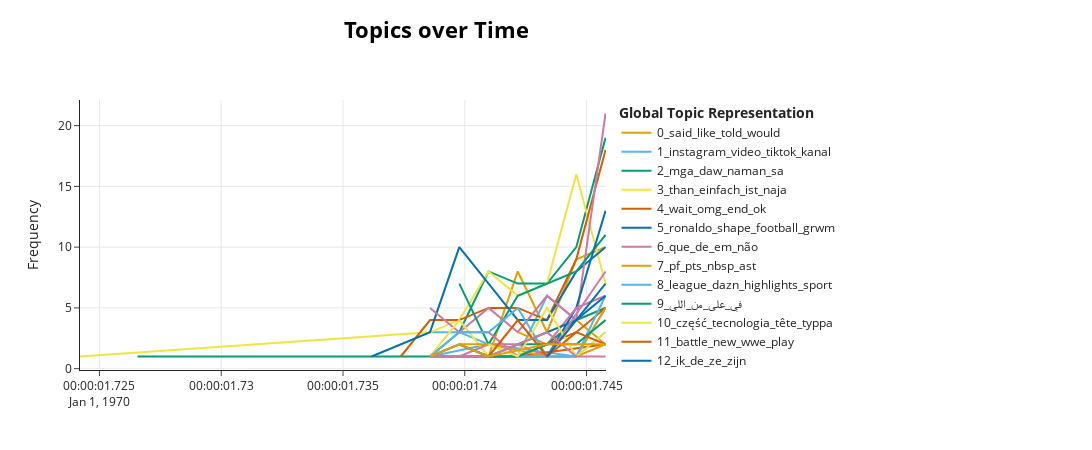

Write notebook code for a chart like this one.
### Markdown cell above
## 3. Zeitliche Analyse der Topics

Ein großer Vorteil von BERTopic ist die Möglichkeit, Themen im Zeitverlauf zu analysieren. Dazu müssen wir das Erstellungsdatum korrekt als `datetime` interpretieren und in geeignete Zeitstempel transformieren.

### Code cell
# Sicherstellen, dass timestamp eine gültige datetime-Spalte ist
df_clean['timestamp'] = pd.to_datetime(df_clean['timestamp'], errors='coerce')
df_clean = df_clean.dropna(subset=['timestamp'])

# Alle Listen synchron extrahieren
texts_synced = df_clean['text_clean'].tolist()
topics_synced = df_clean['topic'].tolist()
timestamps_synced = df_clean['timestamp'].tolist()  # echte datetime-Werte

# Kontrollieren
print(len(texts_synced), len(topics_synced), len(timestamps_synced))

# Topics-over-time berechnen (echte Timestamps → funktioniert!)
topics_over_time = topic_model.topics_over_time(
    docs=texts_synced,
    topics=topics_synced,
    timestamps=timestamps_synced,
    nr_bins=20  # oder eine andere sinnvolle Anzahl Zeit-Buckets
)

# Visualisierung
topic_model.visualize_topics_over_time(topics_over_time)

### Figure 1 — Plotly figure (JSON) as saved in the notebook; plotly's stock layout.template omitted (floating-point values rounded to 4 significant figures)
{"data": [{"hoverinfo": "text", "hovertext": ["<b>Topic 0</b><br>Words: deliver, lady, delivery, tells, driver", "<b>Topic 0</b><br>Words: streets, keeping, safe, said, like", "<b>Topic 0</b><br>Words: profession, wrong, said, like, told", "<b>Topic 0</b><br>Words: janitor, day, boss, ambulances, stabbing", "<b>Topic 0</b><br>Words: quiz, math, sheldon, bby, grief", "<b>Topic 0</b><br>Words: proposal, birthday, christys, homecoming, compliments", "<b>Topic 0</b><br>Words: boss, sick, note, venezuelan, detainees"], "marker": {"color": "#E69F00"}, "mode": "lines", "name": "0_said_like_told_would", "type": "scatter", "x": ["1970-01-01T00:00:01.738573792", "1970-01-01T00:00:01.739774985", "1970-01-01T00:00:01.740976179", "1970-01-01T00:00:01.742177373", "1970-01-01T00:00:01.743378566", "1970-01-01T00:00:01.744579760", "1970-01-01T00:00:01.745780954"], "y": [1, 1, 1, 8, 3, 9, 10]}, {"hoverinfo": "text", "hovertext": ["<b>Topic 1</b><br>Words: kokain, hamburg, drogen, tonnen, wurden", "<b>Topic 1</b><br>Words: alice, glööckler, my, versteht, weidels", "<b>Topic 1</b><br>Words: gained, views, beat, video, instagram", "<b>Topic 1</b><br>Words: hund, mrsmrsea, trägt, musik, immer", "<b>Topic 1</b><br>Words: très, vidéo, grave, cette, ça", "<b>Topic 1</b><br>Words: coups, video, passer, émilien, jour"], "marker": {"color": "#56B4E9"}, "mode": "lines", "name": "1_instagram_video_tiktok_kanal", "type": "scatter", "x": ["1970-01-01T00:00:01.738573792", "1970-01-01T00:00:01.739774985", "1970-01-01T00:00:01.742177373", "1970-01-01T00:00:01.743378566", "1970-01-01T00:00:01.744579760", "1970-01-01T00:00:01.745780954"], "y": [3, 3, 1, 6, 4, 5]}, {"hoverinfo": "text", "hovertext": ["<b>Topic 2</b><br>Words: kenan, yıldız, naman, daw, mga", "<b>Topic 2</b><br>Words: yıldız, goal, naman, daw, mga", "<b>Topic 2</b><br>Words: bengkak, hormon, hossain, terlalu, muka", "<b>Topic 2</b><br>Words: bandito, innamorata, khó, nha, bananinni", "<b>Topic 2</b><br>Words: cappucinna, တစ, ollaan, phyokoko, jajjde", "<b>Topic 2</b><br>Words: khỉ, giờ, xe, nhộn, đi", "<b>Topic 2</b><br>Words: kole, habosh, temporada, sprite, salga", "<b>Topic 2</b><br>Words: bailalo, genio, yeşil, empieza, jakoooo"], "marker": {"color": "#009E73"}, "mode": "lines", "name": "2_mga_daw_naman_sa", "type": "scatter", "x": ["1970-01-01T00:00:01.726561855", "1970-01-01T00:00:01.738573792", "1970-01-01T00:00:01.739774985", "1970-01-01T00:00:01.740976179", "1970-01-01T00:00:01.742177373", "1970-01-01T00:00:01.743378566", "1970-01-01T00:00:01.744579760", "1970-01-01T00:00:01.745780954"], "y": [1, 1, 3, 8, 7, 7, 10, 19]}, {"hoverinfo": "text", "hovertext": ["<b>Topic 3</b><br>Words: obacht, anfasst, wen, than, einfach", "<b>Topic 3</b><br>Words: ralf, krank, gebettelt, mümmelmann, mache", "<b>Topic 3</b><br>Words: mdrr, verändern, demande, abgeben, wohlstand", "<b>Topic 3</b><br>Words: chahine, kommentarsfältet, varandra, frau, memos", "<b>Topic 3</b><br>Words: übertriebenen, mädchen, oder, docent, lief", "<b>Topic 3</b><br>Words: ganz, heute, mal, entspannt, selbstbräuner", "<b>Topic 3</b><br>Words: than, stronger, re, you, zeit", "<b>Topic 3</b><br>Words: helfer, aufgeschoben, staatskrise, braut, noch"], "marker": {"color": "#F0E442"}, "mode": "lines", "name": "3_than_einfach_ist_naja", "type": "scatter", "x": ["1970-01-01T00:00:01.724159467", "1970-01-01T00:00:01.738573792", "1970-01-01T00:00:01.739774985", "1970-01-01T00:00:01.740976179", "1970-01-01T00:00:01.742177373", "1970-01-01T00:00:01.743378566", "1970-01-01T00:00:01.744579760", "1970-01-01T00:00:01.745780954"], "y": [1, 3, 4, 8, 6, 7, 16, 7]}, {"hoverinfo": "text", "hovertext": ["<b>Topic 4</b><br>Words: tomorrow, joke, wait, omg, end", "<b>Topic 4</b><br>Words: omg, hahaahah, omgggggg, obvious, kinda", "<b>Topic 4</b><br>Words: um, wait, end, yeah, stop", "<b>Topic 4</b><br>Words: whyyy, hmmm, hilarious, ending, result", "<b>Topic 4</b><br>Words: thx, worst, stopped, okay, friend", "<b>Topic 4</b><br>Words: yez, hahahahahha, good, even, wait", "<b>Topic 4</b><br>Words: wait, finallyyyy, plz, omg, moves", "<b>Topic 4</b><br>Words: wait, ok, congrats, outsmarted, noooooo"], "marker": {"color": "#D55E00"}, "mode": "lines", "name": "4_wait_omg_end_ok", "type": "scatter", "x": ["1970-01-01T00:00:01.737372598", "1970-01-01T00:00:01.738573792", "1970-01-01T00:00:01.739774985", "1970-01-01T00:00:01.740976179", "1970-01-01T00:00:01.742177373", "1970-01-01T00:00:01.743378566", "1970-01-01T00:00:01.744579760", "1970-01-01T00:00:01.745780954"], "y": [1, 4, 4, 5, 5, 4, 9, 18]}, {"hoverinfo": "text", "hovertext": ["<b>Topic 5</b><br>Words: andrés, goal, great, ronaldo, shape", "<b>Topic 5</b><br>Words: dunks, ksi, speed, jokic, skills", "<b>Topic 5</b><br>Words: ronaldo, messi, football, grismau, jerseys", "<b>Topic 5</b><br>Words: football, ronaldo, duos, brasileiro, estilo", "<b>Topic 5</b><br>Words: messi, shape, lamelo, growth, smooth", "<b>Topic 5</b><br>Words: tuff, locke, wick, owen, joined", "<b>Topic 5</b><br>Words: ronaldo, grwm, ggs, geiss, fallschirm", "<b>Topic 5</b><br>Words: grwm, tuff, lax, goosebumps, tomorrowland"], "marker": {"color": "#0072B2"}, "mode": "lines", "name": "5_ronaldo_shape_football_grwm", "type": "scatter", "x": ["1970-01-01T00:00:01.736171404", "1970-01-01T00:00:01.738573792", "1970-01-01T00:00:01.739774985", "1970-01-01T00:00:01.740976179", "1970-01-01T00:00:01.742177373", "1970-01-01T00:00:01.743378566", "1970-01-01T00:00:01.744579760", "1970-01-01T00:00:01.745780954"], "y": [1, 3, 10, 7, 4, 4, 8, 10]}, {"hoverinfo": "text", "hovertext": ["<b>Topic 6</b><br>Words: que, madeiras, echarle, ojo, nueva", "<b>Topic 6</b><br>Words: que, esempio, pagherà, mundial, incrível", "<b>Topic 6</b><br>Words: apelați, pasquale, condominiale, quedado, creéis", "<b>Topic 6</b><br>Words: gringos, ataca, novamente, melhor, appétit", "<b>Topic 6</b><br>Words: mani, rutina, super, buena, ayudar", "<b>Topic 6</b><br>Words: que, em, de, quando, técnica", "<b>Topic 6</b><br>Words: que, de, os, não, todos"], "marker": {"color": "#CC79A7"}, "mode": "lines", "name": "6_que_de_em_não", "type": "scatter", "x": ["1970-01-01T00:00:01.738573792", "1970-01-01T00:00:01.739774985", "1970-01-01T00:00:01.740976179", "1970-01-01T00:00:01.742177373", "1970-01-01T00:00:01.743378566", "1970-01-01T00:00:01.744579760", "1970-01-01T00:00:01.745780954"], "y": [5, 3, 5, 3, 6, 4, 21]}, {"hoverinfo": "text", "hovertext": ["<b>Topic 7</b><br>Words: via, momma, lebron, isabel, torres", "<b>Topic 7</b><br>Words: via, postponed, marlins, touchdown, crab", "<b>Topic 7</b><br>Words: via, jacksonville, buffaloes, fire, harrison", "<b>Topic 7</b><br>Words: bengals, bester, mann, swear, thomas"], "marker": {"color": "#E69F00"}, "mode": "lines", "name": "7_pf_pts_nbsp_ast", "type": "scatter", "x": ["1970-01-01T00:00:01.742177373", "1970-01-01T00:00:01.743378566", "1970-01-01T00:00:01.744579760", "1970-01-01T00:00:01.745780954"], "y": [3, 2, 4, 2]}, {"hoverinfo": "text", "hovertext": ["<b>Topic 8</b><br>Words: goin, superbowl, abra, oo, na", "<b>Topic 8</b><br>Words: barça, vamos, barcelona, matchday, league", "<b>Topic 8</b><br>Words: barça, psg, remonta, ucl, un", "<b>Topic 8</b><br>Words: milan, barça, inter, clip, barcelona"], "marker": {"color": "#56B4E9"}, "mode": "lines", "name": "8_league_dazn_highlights_sport", "type": "scatter", "x": ["1970-01-01T00:00:01.738573792", "1970-01-01T00:00:01.740976179", "1970-01-01T00:00:01.744579760", "1970-01-01T00:00:01.745780954"], "y": [1, 2, 1, 3]}, {"hoverinfo": "text", "hovertext": ["<b>Topic 9</b><br>Words: আম, المنشد, ہم, في, دیتے", "<b>Topic 9</b><br>Words: الحب, فينا, تحير, الي, بحب", "<b>Topic 9</b><br>Words: تيم, انت, اللي, حفله, يؤلمني", "<b>Topic 9</b><br>Words: دعاء, حمزة, بوديب, شوال, الله", "<b>Topic 9</b><br>Words: مشكلة, المتابعين, حل, على, في", "<b>Topic 9</b><br>Words: من, على, في, بعد, لا"], "marker": {"color": "#009E73"}, "mode": "lines", "name": "9_في_على_من_اللي", "type": "scatter", "x": ["1970-01-01T00:00:01.739774985", "1970-01-01T00:00:01.740976179", "1970-01-01T00:00:01.742177373", "1970-01-01T00:00:01.743378566", "1970-01-01T00:00:01.744579760", "1970-01-01T00:00:01.745780954"], "y": [7, 2, 6, 7, 8, 11]}, {"hoverinfo": "text", "hovertext": ["<b>Topic 10</b><br>Words: tg, akimbo_, część, tecnologia, tek", "<b>Topic 10</b><br>Words: część, tek, passing, typpa, tête", "<b>Topic 10</b><br>Words: tecnologia, część, typpa, tek, tête", "<b>Topic 10</b><br>Words: typpa, tête, zsá, część, temu"], "marker": {"color": "#F0E442"}, "mode": "lines", "name": "10_część_tecnologia_tête_typpa", "type": "scatter", "x": ["1970-01-01T00:00:01.738573792", "1970-01-01T00:00:01.739774985", "1970-01-01T00:00:01.740976179", "1970-01-01T00:00:01.745780954"], "y": [1, 4, 1, 5]}, {"hoverinfo": "text", "hovertext": ["<b>Topic 11</b><br>Words: sacrifices, champion, stands, silent, great", "<b>Topic 11</b><br>Words: smith, showed, deluna, farm, philly", "<b>Topic 11</b><br>Words: suits, fortnite, locations, secret, wars"], "marker": {"color": "#D55E00"}, "mode": "lines", "name": "11_battle_new_wwe_play", "type": "scatter", "x": ["1970-01-01T00:00:01.740976179", "1970-01-01T00:00:01.742177373", "1970-01-01T00:00:01.745780954"], "y": [1, 1, 2]}, {"hoverinfo": "text", "hovertext": ["<b>Topic 12</b><br>Words: też, się, które, ciele, może", "<b>Topic 12</b><br>Words: poserduszkuje, paulinka, jakieś, prawdziwe, niektóre", "<b>Topic 12</b><br>Words: ganzem, abend, herzen, mega, danke", "<b>Topic 12</b><br>Words: pani, wszystkiego, najlepszego, doroty, dla", "<b>Topic 12</b><br>Words: hania, nie, zwracajcie, dobijamy, uwagi", "<b>Topic 12</b><br>Words: mnie, na, wolność, głosuj, maja", "<b>Topic 12</b><br>Words: że, na, się, tym, nie"], "marker": {"color": "#0072B2"}, "mode": "lines", "name": "12_ik_de_ze_zijn", "type": "scatter", "x": ["1970-01-01T00:00:01.738573792", "1970-01-01T00:00:01.739774985", "1970-01-01T00:00:01.740976179", "1970-01-01T00:00:01.742177373", "1970-01-01T00:00:01.743378566", "1970-01-01T00:00:01.744579760", "1970-01-01T00:00:01.745780954"], "y": [1, 2, 1, 1, 1, 5, 13]}, {"hoverinfo": "text", "hovertext": ["<b>Topic 13</b><br>Words: blush, mascara, concealer, powder, makeup", "<b>Topic 13</b><br>Words: hair, styles, makeup, please, ai", "<b>Topic 13</b><br>Words: bone, painting, spray, hair, makeup", "<b>Topic 13</b><br>Words: hair, ballroom, removal, niece, asmr", "<b>Topic 13</b><br>Words: hair, blue, mascara, tongue, colossal", "<b>Topic 13</b><br>Words: hair, makeup, wash, eventos, morrone"], "marker": {"color": "#CC79A7"}, "mode": "lines", "name": "13_hair_makeup_mascara_blush", "type": "scatter", "x": ["1970-01-01T00:00:01.739774985", "1970-01-01T00:00:01.740976179", "1970-01-01T00:00:01.742177373", "1970-01-01T00:00:01.743378566", "1970-01-01T00:00:01.744579760", "1970-01-01T00:00:01.745780954"], "y": [3, 3, 1, 2, 5, 6]}, {"hoverinfo": "text", "hovertext": ["<b>Topic 14</b><br>Words: unstable, cars, mercedes, build, thought", "<b>Topic 14</b><br>Words: motormagazin, sonntags, schneller, chiron, grip", "<b>Topic 14</b><br>Words: aprendiendo, valvetronics, exhaust, derrapar, supra"], "marker": {"color": "#E69F00"}, "mode": "lines", "name": "14_nurburgring_turbo_bmw_mercedes", "type": "scatter", "x": ["1970-01-01T00:00:01.740976179", "1970-01-01T00:00:01.744579760", "1970-01-01T00:00:01.745780954"], "y": [1, 1, 2]}, {"hoverinfo": "text", "hovertext": ["<b>Topic 15</b><br>Words: cat, brainrot, kitten, cats, diaper", "<b>Topic 15</b><br>Words: kitten, cats, cuteness, calf, dances", "<b>Topic 15</b><br>Words: cat, kitten, clingy, dazzling, kittens", "<b>Topic 15</b><br>Words: cat, kitten, cartoon, comfort, wallpaper", "<b>Topic 15</b><br>Words: braving, waves, cats, wind, collection", "<b>Topic 15</b><br>Words: aventador, kitty, cat, kitten, cats", "<b>Topic 15</b><br>Words: cat, cats, diaper, puppy, hiccups"], "marker": {"color": "#56B4E9"}, "mode": "lines", "name": "15_cat_kitten_cats_diaper", "type": "scatter", "x": ["1970-01-01T00:00:01.738573792", "1970-01-01T00:00:01.739774985", "1970-01-01T00:00:01.740976179", "1970-01-01T00:00:01.742177373", "1970-01-01T00:00:01.743378566", "1970-01-01T00:00:01.744579760", "1970-01-01T00:00:01.745780954"], "y": [1, 3, 3, 5, 1, 1, 5]}, {"hoverinfo": "text", "hovertext": ["<b>Topic 16</b><br>Words: hacerte, viral, tiktok, duolingo, rumble", "<b>Topic 16</b><br>Words: aïssata, tiktokviral, viral, duolingo, tiktok", "<b>Topic 16</b><br>Words: viral, hacer, vídeo, phonk, songs", "<b>Topic 16</b><br>Words: viral, template, sound, duolingo, tiktok", "<b>Topic 16</b><br>Words: viral, tiktok, ranking, tricks, things", "<b>Topic 16</b><br>Words: viral, tiktoks, loveme, tiff, regler"], "marker": {"color": "#009E73"}, "mode": "lines", "name": "16_viral_duolingo_tiktok_rumble", "type": "scatter", "x": ["1970-01-01T00:00:01.739774985", "1970-01-01T00:00:01.740976179", "1970-01-01T00:00:01.742177373", "1970-01-01T00:00:01.743378566", "1970-01-01T00:00:01.744579760", "1970-01-01T00:00:01.745780954"], "y": [1, 1, 2, 2, 4, 5]}, {"hoverinfo": "text", "hovertext": ["<b>Topic 17</b><br>Words: rock, conga, gaggle, jim, puppeteers"], "marker": {"color": "#F0E442"}, "mode": "lines", "name": "17_production_azizam_director_assistant", "type": "scatter", "x": ["1970-01-01T00:00:01.745780954"], "y": [1]}, {"hoverinfo": "text", "hovertext": ["<b>Topic 18</b><br>Words: vs, description, title, incroyable, relatable", "<b>Topic 18</b><br>Words: american, description, title, incroyable, relatable", "<b>Topic 18</b><br>Words: tho, scene, description, title, incroyable", "<b>Topic 18</b><br>Words: incroyable, relatable, description, title, belong", "<b>Topic 18</b><br>Words: belong, rude, official, know, description", "<b>Topic 18</b><br>Words: natural, me, loud, yeah, pro"], "marker": {"color": "#D55E00"}, "mode": "lines", "name": "18_description_title_incroyable_belong", "type": "scatter", "x": ["1970-01-01T00:00:01.738573792", "1970-01-01T00:00:01.739774985", "1970-01-01T00:00:01.742177373", "1970-01-01T00:00:01.743378566", "1970-01-01T00:00:01.744579760", "1970-01-01T00:00:01.745780954"], "y": [1, 1, 1, 2, 3, 5]}, {"hoverinfo": "text", "hovertext": ["<b>Topic 19</b><br>Words: speedquiz, speedrun, edit, brainrot, tragic", "<b>Topic 19</b><br>Words: tragic, brainrot, tralala, song, movie", "<b>Topic 19</b><br>Words: brainrot, tragic, italian, song, movie", "<b>Topic 19</b><br>Words: brainrot, italian, speedrun, tragic, impossible"], "marker": {"color": "#0072B2"}, "mode": "lines", "name": "19_brainrot_tragic_italian_song", "type": "scatter", "x": ["1970-01-01T00:00:01.742177373", "1970-01-01T00:00:01.743378566", "1970-01-01T00:00:01.744579760", "1970-01-01T00:00:01.745780954"], "y": [2, 3, 4, 7]}, {"hoverinfo": "text", "hovertext": ["<b>Topic 20</b><br>Words: yellow, rain, summer, backpack, months", "<b>Topic 20</b><br>Words: pop, morning, summer, backpack, months", "<b>Topic 20</b><br>Words: renewed, refuge, nature, returned, months", "<b>Topic 20</b><br>Words: backpack, adventure, lifetime, summer, months", "<b>Topic 20</b><br>Words: season, coming, summer, backpack, months", "<b>Topic 20</b><br>Words: summer, évolution, bootcamp, volleyball, heaven"], "marker": {"color": "#CC79A7"}, "mode": "lines", "name": "20_summer_backpack_months_évolution", "type": "scatter", "x": ["1970-01-01T00:00:01.738573792", "1970-01-01T00:00:01.739774985", "1970-01-01T00:00:01.740976179", "1970-01-01T00:00:01.742177373", "1970-01-01T00:00:01.743378566", "1970-01-01T00:00:01.745780954"], "y": [1, 1, 2, 2, 1, 8]}, {"hoverinfo": "text", "hovertext": ["<b>Topic 21</b><br>Words: zucchini, crème, soupe, reibekäse, cuillère", "<b>Topic 21</b><br>Words: äpfel, cuill, soupe, zutaten, schön", "<b>Topic 21</b><br>Words: blätterteig, puddingpulver, quark, zucker, ei", "<b>Topic 21</b><br>Words: inshape, nutrition, transformation, different, bars", "<b>Topic 21</b><br>Words: cette, huile, oignon, olive, tarte"], "marker": {"color": "#E69F00"}, "mode": "lines", "name": "21_different_bars_et_chocolate", "type": "scatter", "x": ["1970-01-01T00:00:01.739774985", "1970-01-01T00:00:01.740976179", "1970-01-01T00:00:01.743378566", "1970-01-01T00:00:01.744579760", "1970-01-01T00:00:01.745780954"], "y": [2, 2, 1, 1, 5]}, {"hoverinfo": "text", "hovertext": ["<b>Topic 22</b><br>Words: wrt, triggers, asmr, today, bio", "<b>Topic 22</b><br>Words: relaxation, asmr, pure, mins, sleep", "<b>Topic 22</b><br>Words: enhancers, bio, performance, link, best", "<b>Topic 22</b><br>Words: journal, bio, asmr, positivity, cozy", "<b>Topic 22</b><br>Words: crashing, soap, asmr, bio, beads", "<b>Topic 22</b><br>Words: sleepy, triggers, relaxation, asmr, deep", "<b>Topic 22</b><br>Words: bio, asmr, aesthetic, tracksuit, bodycream"], "marker": {"color": "#56B4E9"}, "mode": "lines", "name": "22_bio_asmr_triggers_beads", "type": "scatter", "x": ["1970-01-01T00:00:01.738573792", "1970-01-01T00:00:01.739774985", "1970-01-01T00:00:01.740976179", "1970-01-01T00:00:01.742177373", "1970-01-01T00:00:01.743378566", "1970-01-01T00:00:01.744579760", "1970-01-01T00:00:01.745780954"], "y": [1, 1, 1, 1, 1, 1, 6]}, {"hoverinfo": "text", "hovertext": ["<b>Topic 23</b><br>Words: мляко, кисело, на, йоанна, протеиново", "<b>Topic 23</b><br>Words: ним, могу, жить, кофты, без", "<b>Topic 23</b><br>Words: меня, тик, ток, из, на", "<b>Topic 23</b><br>Words: тунг, сахур, готовим, карбонара, паста", "<b>Topic 23</b><br>Words: на, aldinozevur, уже, май, лидл", "<b>Topic 23</b><br>Words: не, поёт, великой, luna_basendji, inst"], "marker": {"color": "#009E73"}, "mode": "lines", "name": "23_на_тунг_кисело_мляко", "type": "scatter", "x": ["1970-01-01T00:00:01.739774985", "1970-01-01T00:00:01.740976179", "1970-01-01T00:00:01.742177373", "1970-01-01T00:00:01.743378566", "1970-01-01T00:00:01.744579760", "1970-01-01T00:00:01.745780954"], "y": [2, 1, 1, 2, 2, 4]}, {"hoverinfo": "text", "hovertext": ["<b>Topic 24</b><br>Words: prank, fart, spray, elevator, pranking", "<b>Topic 24</b><br>Words: prank, award, goes, best, fart", "<b>Topic 24</b><br>Words: prank, anatoly, replying, angryginge, towel", "<b>Topic 24</b><br>Words: prank, granny, cops, mind, fart", "<b>Topic 24</b><br>Words: prank, bangin, nastyyy, anatoly, replying"], "marker": {"color": "#F0E442"}, "mode": "lines", "name": "24_prank_fart_anatoly_spray", "type": "scatter", "x": ["1970-01-01T00:00:01.740976179", "1970-01-01T00:00:01.742177373", "1970-01-01T00:00:01.743378566", "1970-01-01T00:00:01.744579760", "1970-01-01T00:00:01.745780954"], "y": [2, 1, 5, 1, 3]}, {"hoverinfo": "text", "hovertext": ["<b>Topic 26</b><br>Words: 爱情最后的归宿, oblivion, scrolls, elder, game", "<b>Topic 26</b><br>Words: 這耳朵會不會背了, かかったら, အလ, song, oblivion", "<b>Topic 26</b><br>Words: 罢免国民党, 台湾加油, oblivion, scrolls, elder", "<b>Topic 26</b><br>Words: 途中カラス来てびっくりした笑, これめっちゃ頭痛くなる, またすぐにお会いしましょう, stay, got", "<b>Topic 26</b><br>Words: 鬼滅の刃, 決戦の火蓋を切る, 劇場版, 公開, 公式tiktok開設"], "marker": {"color": "#D55E00"}, "mode": "lines", "name": "26_これめっちゃ頭痛くなる_公開_全国劇場にて_またすぐにお会いしましょう", "type": "scatter", "x": ["1970-01-01T00:00:01.740976179", "1970-01-01T00:00:01.742177373", "1970-01-01T00:00:01.743378566", "1970-01-01T00:00:01.744579760", "1970-01-01T00:00:01.745780954"], "y": [1, 4, 1, 3, 2]}, {"hoverinfo": "text", "hovertext": ["<b>Topic 27</b><br>Words: tung, sahur, edit, 台湾加油, 無限城編", "<b>Topic 27</b><br>Words: tung, sahur, ballerina, 台湾加油, 爱情最后的归宿", "<b>Topic 27</b><br>Words: tung, sahur, nela, 鬼滅の刃, 公式tiktok開設"], "marker": {"color": "#0072B2"}, "mode": "lines", "name": "27_tung_sahur_nela_ballerina", "type": "scatter", "x": ["1970-01-01T00:00:01.743378566", "1970-01-01T00:00:01.744579760", "1970-01-01T00:00:01.745780954"], "y": [1, 4, 6]}, {"hoverinfo": "text", "hovertext": ["<b>Topic 28</b><br>Words: template, tung, new, capcut, sahur", "<b>Topic 28</b><br>Words: template, tung, new, sahur, nela", "<b>Topic 28</b><br>Words: tung, memoji, violet, sc, sahur", "<b>Topic 28</b><br>Words: tung, template, nunca, muda, glow", "<b>Topic 28</b><br>Words: tung, template, edits, backup, sahur", "<b>Topic 28</b><br>Words: trend, tung, template, new, sahur", "<b>Topic 28</b><br>Words: tung, modelo, capcut, novo, no"], "marker": {"color": "#CC79A7"}, "mode": "lines", "name": "28_template_new_capcut_edits", "type": "scatter", "x": ["1970-01-01T00:00:01.738573792", "1970-01-01T00:00:01.739774985", "1970-01-01T00:00:01.740976179", "1970-01-01T00:00:01.742177373", "1970-01-01T00:00:01.743378566", "1970-01-01T00:00:01.744579760", "1970-01-01T00:00:01.745780954"], "y": [1, 1, 1, 2, 3, 1, 1]}, {"hoverinfo": "text", "hovertext": ["<b>Topic 29</b><br>Words: template, mona, february, thursday, everywhere", "<b>Topic 29</b><br>Words: plattforms, mona, motion, template, lisa", "<b>Topic 29</b><br>Words: waited, ib, trend, dance, template", "<b>Topic 29</b><br>Words: template, cher, performing, beautiful, song", "<b>Topic 29</b><br>Words: template, incomplete, dancehall, unexpected, singing", "<b>Topic 29</b><br>Words: mcm, lunatix, template, dance, comes"], "marker": {"color": "#E69F00"}, "mode": "lines", "name": "29_mona_motion_song_lisa", "type": "scatter", "x": ["1970-01-01T00:00:01.738573792", "1970-01-01T00:00:01.739774985", "1970-01-01T00:00:01.740976179", "1970-01-01T00:00:01.743378566", "1970-01-01T00:00:01.744579760", "1970-01-01T00:00:01.745780954"], "y": [1, 2, 1, 2, 2, 2]}], "layout": {"height": 450, "hoverlabel": {"bgcolor": "white", "font": {"family": "Rockwell", "size": 16}}, "legend": {"title": {"text": "<b>Global Topic Representation"}}, "title": {"font": {"color": "Black", "size": 22}, "text": "<b>Topics over Time</b>", "x": 0.4, "xanchor": "center", "y": 0.95, "yanchor": "top"}, "width": 1250, "xaxis": {"showgrid": true}, "yaxis": {"showgrid": true, "title": {"text": "Frequency"}}}}
